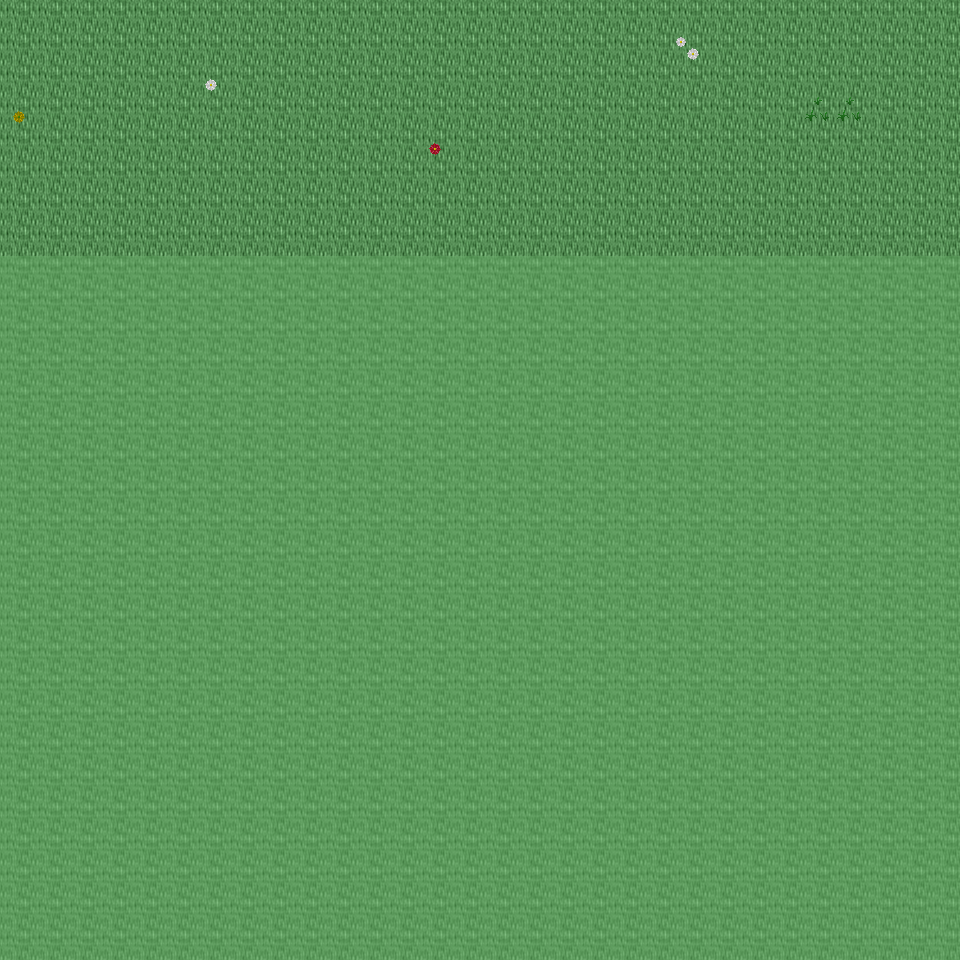

This is a level from a 2D game, rendered from its Tiled map with the project's own tilesets. A one-line summary and the map file follow, with tile-layer data summarised:
An orthogonal 30x30 tile map with 32x32 px tiles, 6 tile layers (Ground, Object, Object2, Above, ...), 9 tilesets and 3 objects (3x mapchange).

<map version="1.0" orientation="orthogonal" renderorder="right-down" width="30" height="30" tilewidth="32" tileheight="32" nextobjectid="4">
  <tileset firstgid="1" name="tileset_ground_ground" tilewidth="32" tileheight="32" tilecount="33" columns="3">
    <image source="../drawable/tileset_ground_ground.png" width="96" height="352" />
  </tileset>
  <tileset firstgid="34" name="tileset_plant_flower_daisy_white" tilewidth="32" tileheight="32" tilecount="8" columns="2">
    <image source="../drawable/tileset_plant_flower_daisy_white.png" width="64" height="128" />
  </tileset>
  <tileset firstgid="42" name="tileset_plant_flower_daisy_yellow" tilewidth="32" tileheight="32" tilecount="8" columns="2">
    <image source="../drawable/tileset_plant_flower_daisy_yellow.png" width="64" height="128" />
  </tileset>
  <tileset firstgid="50" name="tileset_plant_flower_daisy_blue" tilewidth="32" tileheight="32" tilecount="8" columns="2">
    <image source="../drawable/tileset_plant_flower_daisy_blue.png" width="64" height="128" />
  </tileset>
  <tileset firstgid="58" name="tileset_plant_grasses" tilewidth="32" tileheight="32" tilecount="6" columns="3">
    <image source="../drawable/tileset_plant_grasses.png" width="96" height="64" />
  </tileset>
  <tileset firstgid="64" name="tileset_plant_flower_daisy_red" tilewidth="32" tileheight="32" tilecount="8" columns="2">
    <image source="../drawable/tileset_plant_flower_daisy_red.png" width="64" height="128" />
  </tileset>
  <tileset firstgid="72" name="tileset_plant_tree_tree_darkgreen" tilewidth="32" tileheight="32" tilecount="88" columns="8">
    <image source="../drawable/tileset_plant_tree_tree_darkgreen.png" width="256" height="352" />
  </tileset>
  <tileset firstgid="160" name="tileset_logic_collision" tilewidth="32" tileheight="32" tilecount="1" columns="1">
    <image source="../drawable/tileset_logic_collision.png" width="32" height="32" />
  </tileset>
  <tileset firstgid="161" name="tileset_ground_green_paving" tilewidth="32" tileheight="32" tilecount="18" columns="3">
    <image source="../drawable/tileset_ground_green_paving.png" width="96" height="192" />
  </tileset>
  <layer name="Ground" width="30" height="30">
    <data>[900 cells, 240 non-empty, 1 distinct tile ids]</data>
  </layer>
  <layer name="Object" width="30" height="30">
    <data>[900 cells, 6 non-empty, 5 distinct tile ids]</data>
  </layer>
  <layer name="Object2" width="30" height="30">
    <data>[900 cells, 0 non-empty, 0 distinct tile ids]</data>
  </layer>
  <layer name="Above" width="30" height="30">
    <data>[900 cells, 0 non-empty, 0 distinct tile ids]</data>
  </layer>
  <layer name="Above2" width="30" height="30">
    <data>[900 cells, 0 non-empty, 0 distinct tile ids]</data>
  </layer>
  <layer name="Walkable" width="30" height="30">
    <data>[900 cells, 660 non-empty, 1 distinct tile ids]</data>
  </layer>
  <objectgroup name="MapEvents">
    <object id="1" name="north" type="mapchange" x="0" y="0" width="960" height="32">
      <properties>
        <property name="map" value="0_ados_mountain_n2_w2_x1_y3" />
        <property name="place" value="south" />
      </properties>
    </object>
    <object id="2" name="west" type="mapchange" x="0" y="0" width="32" height="256">
      <properties>
        <property name="map" value="0_ados_mountain_n2_w2_x0_y4" />
        <property name="place" value="east" />
      </properties>
    </object>
    <object id="3" name="east" type="mapchange" x="928" y="0" width="32" height="256">
      <properties>
        <property name="map" value="0_ados_mountain_n2_w2_x2_y4" />
        <property name="place" value="west" />
      </properties>
    </object>
  </objectgroup>
</map>
